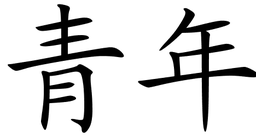
#> input picture test_image_4.png, 256 x 136 px, shrunk from 468 x 248 before the run
$ python thinning3.py
#> lines starting #> are read from the running program, lines starting #| are printed output that depends on the picture; after the words box and inside, x2 and y2 are one past the last pixel; in counts of white or black regions, pixels touching at a corner belong together
__author__ = 'touma::setsuna'

# Just a statement built-in to fill Git with something
print("Initializing assignment... developers: ", ", ".join(['Vaughan Hilts', 'Brandon Smith'][::-1]))

from PIL import Image
import time
import math
def safe_pixel_getter(pixels,x,y):
    if x<0 or y<0 or x > im1.size[0] or y> im1.size[1]:
        return WHITE
    return pixels[x,y]


BLACK=0
WHITE=255
im1 = Image.open('test_image_4.png').convert('1')
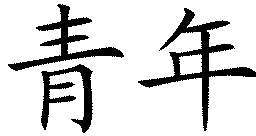
#> im1: PIL image 256x136 1; 84.7% white; 3 black regions, box (x1, y1, x2, y2) and area: (138, 8, 256, 131) 2383, (8, 4, 124, 71) 1627, (41, 64, 93, 133) 1334
pix_array_1=im1.load()
size=im1.size
#> size = (256, 136)
print(size[0])#width so row
#| 256
strip_pixel=True
even_pass=False

start_time = time.time()


while strip_pixel == True:
    strip_pixel = False
    delete=[]
    for k in range(size[0]-1):
            for i in range(size[1]-1):
                current=safe_pixel_getter(pix_array_1, k,i)
                if(current==BLACK):
                    con_a = 0
                    con_b=0
                    con_c=0
                    con_d=0

                    plist=[current, safe_pixel_getter(pix_array_1, k,i-1),safe_pixel_getter(pix_array_1, k+1,i-1),safe_pixel_getter(pix_array_1, k+1,i),safe_pixel_getter(pix_array_1, k+1,i+1),safe_pixel_getter(pix_array_1, k,i+1),safe_pixel_getter(pix_array_1, k-1,i+1),safe_pixel_getter(pix_array_1, k-1,i), safe_pixel_getter(pix_array_1, k-1,i-1)]#p1 to p9

                    if even_pass==False and( plist[1]==WHITE or plist[3]==WHITE or plist[5]==WHITE):#c p2=plist[1] p4=plist[3] p6=plist[5]
                         con_c=1#condition c first pass

                    elif even_pass==True and( plist[1]==WHITE or plist[3]==WHITE or plist[7]==WHITE):#c' p2 p4 p8 p8=plist[7]
                        con_c=1#condition c first pass

                    if even_pass==False and(plist[3]==WHITE or plist[5]==WHITE or plist[7]==WHITE):#d p4 p6 p8
                        con_d=1

                    elif even_pass==True and( plist[1]==WHITE or plist[5]==WHITE or plist[7]==WHITE): #d' p2 p6 p8
                        con_d=1

                    #con B is weird...
                    for p in range(1,len(plist)-1):
                        if(plist[p]==BLACK):
                            con_a +=1#boarder

                        if(plist[p+1]==BLACK and plist[p]==WHITE): #if p+1=black and p is white
                            con_b+=1

                    if plist[1]==BLACK and plist[8]==WHITE:
                        con_b+=1

                    if(con_a<=6 and con_a>=2) and con_b==1 and con_c!=0 and con_d!=0:
                        delete.append([k,i])
                        strip_pixel=True


    print("--- %s seconds ---" % (time.time() - start_time))
    even_pass=not even_pass
    for x in delete:
        pix_array_1[x[0],x[1]]=WHITE
    # [5 lines of commented-out code are left out]
im1.save("result.png")
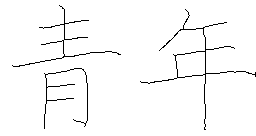
#> saved as result.png: PIL image 256x136 1; 97.4% white; black in thin lines or dots, all inside (x1, y1, x2, y2) = (12, 5, 256, 130)
